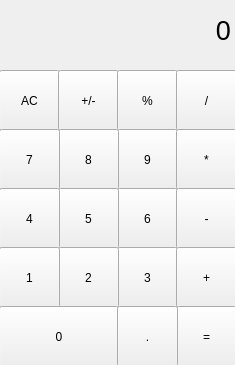
<?xml version="1.0" encoding="UTF-8"?>
<ui version="4.0">
 <class>MainWindow</class>
 <widget class="QMainWindow" name="MainWindow">
  <property name="geometry">
   <rect>
    <x>0</x>
    <y>0</y>
    <width>235</width>
    <height>365</height>
   </rect>
  </property>
  <property name="windowTitle">
   <string>MainWindow</string>
  </property>
  <widget class="QWidget" name="centralwidget">
   <widget class="QLabel" name="result">
    <property name="geometry">
     <rect>
      <x>0</x>
      <y>0</y>
      <width>231</width>
      <height>61</height>
     </rect>
    </property>
    <property name="font">
     <font>
      <pointsize>20</pointsize>
     </font>
    </property>
    <property name="text">
     <string>0</string>
    </property>
    <property name="alignment">
     <set>Qt::AlignRight|Qt::AlignTrailing|Qt::AlignVCenter</set>
    </property>
   </widget>
   <widget class="QPushButton" name="pushButtonReset">
    <property name="geometry">
     <rect>
      <x>-1</x>
      <y>70</y>
      <width>61</width>
      <height>61</height>
     </rect>
    </property>
    <property name="text">
     <string>AC</string>
    </property>
   </widget>
   <widget class="QPushButton" name="pushButtonAddSub">
    <property name="geometry">
     <rect>
      <x>58</x>
      <y>70</y>
      <width>61</width>
      <height>61</height>
     </rect>
    </property>
    <property name="text">
     <string>+/-</string>
    </property>
   </widget>
   <widget class="QPushButton" name="pushButtonPercent">
    <property name="geometry">
     <rect>
      <x>117</x>
      <y>70</y>
      <width>61</width>
      <height>61</height>
     </rect>
    </property>
    <property name="text">
     <string>%</string>
    </property>
   </widget>
   <widget class="QPushButton" name="pushButtonDivision">
    <property name="geometry">
     <rect>
      <x>176</x>
      <y>70</y>
      <width>61</width>
      <height>61</height>
     </rect>
    </property>
    <property name="text">
     <string>/</string>
    </property>
   </widget>
   <widget class="QPushButton" name="pushButtonNum9">
    <property name="geometry">
     <rect>
      <x>117</x>
      <y>129</y>
      <width>61</width>
      <height>61</height>
     </rect>
    </property>
    <property name="text">
     <string>9</string>
    </property>
   </widget>
   <widget class="QPushButton" name="pushButtonNum8">
    <property name="geometry">
     <rect>
      <x>58</x>
      <y>129</y>
      <width>61</width>
      <height>61</height>
     </rect>
    </property>
    <property name="text">
     <string>8</string>
    </property>
   </widget>
   <widget class="QPushButton" name="pushButtonNum7">
    <property name="geometry">
     <rect>
      <x>-1</x>
      <y>129</y>
      <width>61</width>
      <height>61</height>
     </rect>
    </property>
    <property name="text">
     <string>7</string>
    </property>
   </widget>
   <widget class="QPushButton" name="pushButtonMultiplying">
    <property name="geometry">
     <rect>
      <x>176</x>
      <y>129</y>
      <width>61</width>
      <height>61</height>
     </rect>
    </property>
    <property name="text">
     <string>*</string>
    </property>
   </widget>
   <widget class="QPushButton" name="pushButtonNum6">
    <property name="geometry">
     <rect>
      <x>117</x>
      <y>188</y>
      <width>61</width>
      <height>61</height>
     </rect>
    </property>
    <property name="text">
     <string>6</string>
    </property>
   </widget>
   <widget class="QPushButton" name="pushButtonNum5">
    <property name="geometry">
     <rect>
      <x>58</x>
      <y>188</y>
      <width>61</width>
      <height>61</height>
     </rect>
    </property>
    <property name="text">
     <string>5</string>
    </property>
   </widget>
   <widget class="QPushButton" name="pushButtonNum4">
    <property name="geometry">
     <rect>
      <x>-1</x>
      <y>188</y>
      <width>61</width>
      <height>61</height>
     </rect>
    </property>
    <property name="text">
     <string>4</string>
    </property>
   </widget>
   <widget class="QPushButton" name="pushButtonSubtraction">
    <property name="geometry">
     <rect>
      <x>176</x>
      <y>188</y>
      <width>61</width>
      <height>61</height>
     </rect>
    </property>
    <property name="text">
     <string>-</string>
    </property>
   </widget>
   <widget class="QPushButton" name="pushButtonNum3">
    <property name="geometry">
     <rect>
      <x>117</x>
      <y>247</y>
      <width>61</width>
      <height>61</height>
     </rect>
    </property>
    <property name="text">
     <string>3</string>
    </property>
   </widget>
   <widget class="QPushButton" name="pushButtonNum2">
    <property name="geometry">
     <rect>
      <x>58</x>
      <y>247</y>
      <width>61</width>
      <height>61</height>
     </rect>
    </property>
    <property name="text">
     <string>2</string>
    </property>
   </widget>
   <widget class="QPushButton" name="pushButtonNum1">
    <property name="geometry">
     <rect>
      <x>-1</x>
      <y>247</y>
      <width>61</width>
      <height>61</height>
     </rect>
    </property>
    <property name="text">
     <string>1</string>
    </property>
   </widget>
   <widget class="QPushButton" name="pushButtonAddition">
    <property name="geometry">
     <rect>
      <x>176</x>
      <y>247</y>
      <width>61</width>
      <height>61</height>
     </rect>
    </property>
    <property name="text">
     <string>+</string>
    </property>
   </widget>
   <widget class="QPushButton" name="pushButtonEqual">
    <property name="geometry">
     <rect>
      <x>176</x>
      <y>306</y>
      <width>61</width>
      <height>61</height>
     </rect>
    </property>
    <property name="text">
     <string>=</string>
    </property>
   </widget>
   <widget class="QPushButton" name="pushButtonNum0">
    <property name="geometry">
     <rect>
      <x>-1</x>
      <y>306</y>
      <width>120</width>
      <height>61</height>
     </rect>
    </property>
    <property name="text">
     <string>0</string>
    </property>
   </widget>
   <widget class="QPushButton" name="pushButtonPoint">
    <property name="geometry">
     <rect>
      <x>117</x>
      <y>306</y>
      <width>61</width>
      <height>61</height>
     </rect>
    </property>
    <property name="text">
     <string>.</string>
    </property>
   </widget>
  </widget>
 </widget>
 <resources/>
 <connections/>
</ui>
